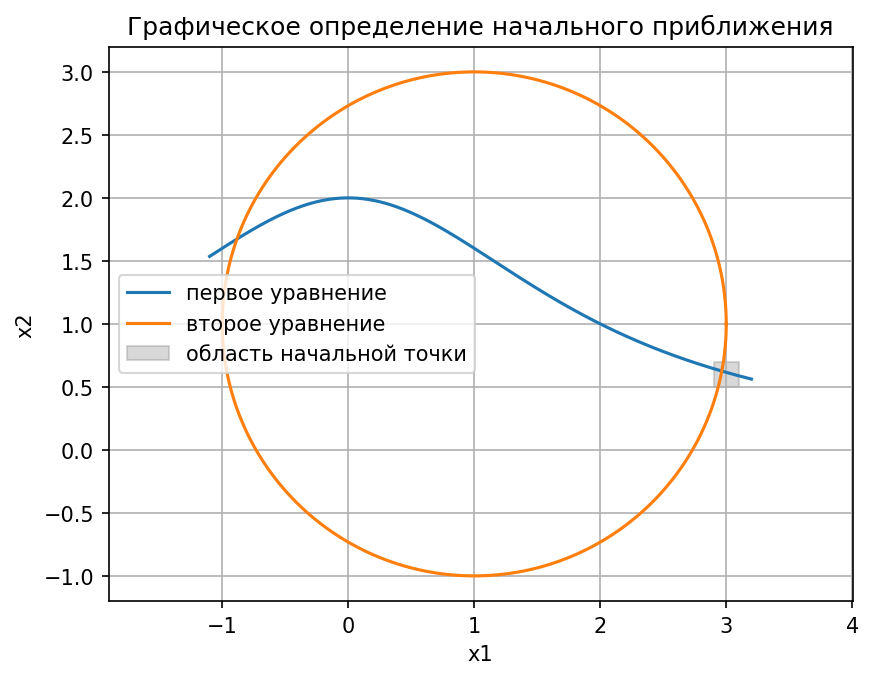

The Python source for this figure:
from pathlib import Path

import matplotlib.pyplot as plt
import numpy as np


a = 2
x1 = np.linspace(-1.1, 3.2, 500)
angle = np.linspace(0, 2 * np.pi, 500)

plt.plot(x1, a ** 3 / (x1 ** 2 + a ** 2), label="первое уравнение")
plt.plot(a / 2 + a * np.cos(angle), a / 2 + a * np.sin(angle), label="второе уравнение")
plt.fill_between([2.9, 3.1], 0.5, 0.7, color="gray", alpha=0.3, label="область начальной точки")
plt.xlabel("x1")
plt.ylabel("x2")
plt.title("Графическое определение начального приближения")
plt.axis("equal")
plt.grid()
plt.legend()

path = Path(__file__).with_name("graph.png")
plt.savefig(path, dpi=150, bbox_inches="tight")
print("График сохранен:", path)
plt.show()
